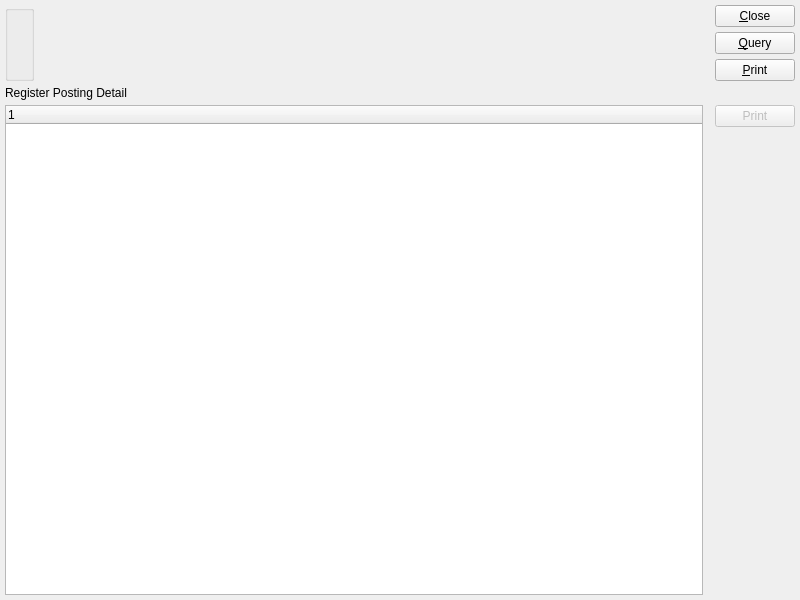
<?xml version="1.0" encoding="UTF-8"?>
<ui version="4.0">
 <class>dspRegisterHistory</class>
 <widget class="QMainWindow" name="dspRegisterHistory">
  <property name="geometry">
   <rect>
    <x>0</x>
    <y>0</y>
    <width>800</width>
    <height>600</height>
   </rect>
  </property>
  <property name="windowTitle">
   <string>Register History</string>
  </property>
  <widget class="QWidget" name="widget">
   <layout class="QGridLayout" name="gridLayout_2">
    <item row="0" column="0">
     <layout class="QHBoxLayout" name="horizontalLayout">
      <item>
       <widget class="WarehouseGroup" name="_sites"/>
      </item>
      <item>
       <widget class="DateCluster" name="_dates"/>
      </item>
      <item>
       <spacer>
        <property name="orientation">
         <enum>Qt::Horizontal</enum>
        </property>
        <property name="sizeHint" stdset="0">
         <size>
          <width>13</width>
          <height>20</height>
         </size>
        </property>
       </spacer>
      </item>
      <item>
       <layout class="QVBoxLayout">
        <property name="spacing">
         <number>0</number>
        </property>
        <item>
         <layout class="QVBoxLayout">
          <property name="spacing">
           <number>5</number>
          </property>
          <item>
           <layout class="QVBoxLayout">
            <item>
             <widget class="QPushButton" name="_close">
              <property name="text">
               <string>&amp;Close</string>
              </property>
             </widget>
            </item>
            <item>
             <widget class="QPushButton" name="_query">
              <property name="text">
               <string>&amp;Query</string>
              </property>
             </widget>
            </item>
            <item>
             <widget class="QPushButton" name="_printList">
              <property name="text">
               <string>&amp;Print</string>
              </property>
             </widget>
            </item>
            <item>
             <spacer name="verticalSpacer_2">
              <property name="orientation">
               <enum>Qt::Vertical</enum>
              </property>
              <property name="sizeHint" stdset="0">
               <size>
                <width>20</width>
                <height>0</height>
               </size>
              </property>
             </spacer>
            </item>
           </layout>
          </item>
         </layout>
        </item>
       </layout>
      </item>
     </layout>
    </item>
    <item row="1" column="0">
     <widget class="QFrame" name="_frame">
      <property name="sizePolicy">
       <sizepolicy hsizetype="Preferred" vsizetype="Preferred">
        <horstretch>0</horstretch>
        <verstretch>1</verstretch>
       </sizepolicy>
      </property>
      <property name="frameShape">
       <enum>QFrame::NoFrame</enum>
      </property>
      <property name="frameShadow">
       <enum>QFrame::Raised</enum>
      </property>
      <layout class="QGridLayout" name="gridLayout">
       <property name="margin">
        <number>0</number>
       </property>
       <item row="0" column="0">
        <layout class="QVBoxLayout" name="verticalLayout_2">
         <item>
          <widget class="QLabel" name="label">
           <property name="text">
            <string>Register Posting Detail</string>
           </property>
          </widget>
         </item>
         <item>
          <layout class="QHBoxLayout" name="horizontalLayout_2">
           <property name="spacing">
            <number>12</number>
           </property>
           <item>
            <widget class="XTreeWidget" name="_detail">
             <property name="sizePolicy">
              <sizepolicy hsizetype="Expanding" vsizetype="Expanding">
               <horstretch>0</horstretch>
               <verstretch>1</verstretch>
              </sizepolicy>
             </property>
             <property name="rootIsDecorated">
              <bool>true</bool>
             </property>
            </widget>
           </item>
           <item>
            <layout class="QVBoxLayout" name="verticalLayout">
             <item>
              <widget class="QPushButton" name="_printReceipt">
               <property name="enabled">
                <bool>false</bool>
               </property>
               <property name="text">
                <string>Print</string>
               </property>
              </widget>
             </item>
             <item>
              <spacer name="verticalSpacer">
               <property name="orientation">
                <enum>Qt::Vertical</enum>
               </property>
               <property name="sizeHint" stdset="0">
                <size>
                 <width>20</width>
                 <height>318</height>
                </size>
               </property>
              </spacer>
             </item>
            </layout>
           </item>
          </layout>
         </item>
        </layout>
       </item>
      </layout>
     </widget>
    </item>
   </layout>
  </widget>
 </widget>
 <layoutdefault spacing="5" margin="5"/>
 <pixmapfunction>qPixmapFromMimeSource</pixmapfunction>
 <customwidgets>
  <customwidget>
   <class>DateCluster</class>
   <extends>QWidget</extends>
   <header>datecluster.h</header>
  </customwidget>
  <customwidget>
   <class>WarehouseGroup</class>
   <extends>QGroupBox</extends>
   <header>warehousegroup.h</header>
  </customwidget>
  <customwidget>
   <class>XTreeWidget</class>
   <extends>QTreeWidget</extends>
   <header>xtreewidget.h</header>
  </customwidget>
 </customwidgets>
 <tabstops>
  <tabstop>_detail</tabstop>
  <tabstop>_printList</tabstop>
  <tabstop>_close</tabstop>
 </tabstops>
 <includes>
  <include location="global">parameter.h</include>
 </includes>
 <resources/>
 <connections>
  <connection>
   <sender>_close</sender>
   <signal>clicked()</signal>
   <receiver>dspRegisterHistory</receiver>
   <slot>close()</slot>
   <hints>
    <hint type="sourcelabel">
     <x>772</x>
     <y>58</y>
    </hint>
    <hint type="destinationlabel">
     <x>20</x>
     <y>20</y>
    </hint>
   </hints>
  </connection>
  <connection>
   <sender>_detail</sender>
   <signal>valid(bool)</signal>
   <receiver>_printReceipt</receiver>
   <slot>setEnabled(bool)</slot>
   <hints>
    <hint type="sourcelabel">
     <x>671</x>
     <y>238</y>
    </hint>
    <hint type="destinationlabel">
     <x>738</x>
     <y>232</y>
    </hint>
   </hints>
  </connection>
 </connections>
</ui>
